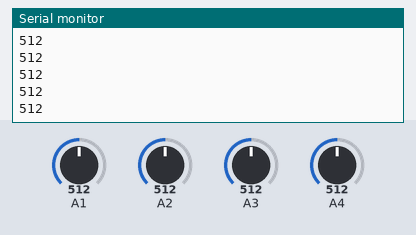
A sketch run on a simulated Arduino Uno, built with avr-gcc and run on an emulated ATmega328P. On the bench: the last lines printed to the serial monitor. The inputs (shaded band) are chosen by the test bench; at power-on: A1 = 512, A4 = 512, A2 = 512, A3 = 512.

Above: at 1.2 s.
1.3 s: A1 set to 716
At 1.8 s:
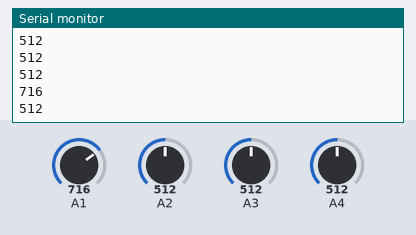
2.8 s: A4 set to 716
At 3.3 s:
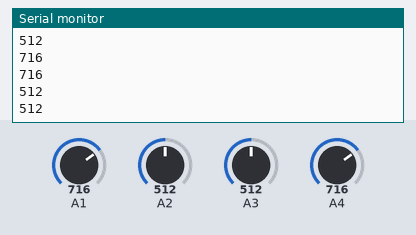
4.3 s: A2 set to 306
At 4.8 s:
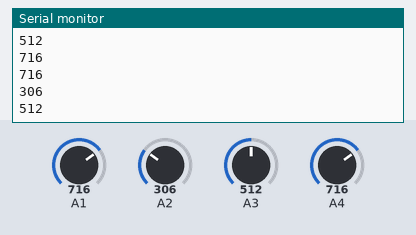
5.8 s: A3 set to 992
At 6.3 s:
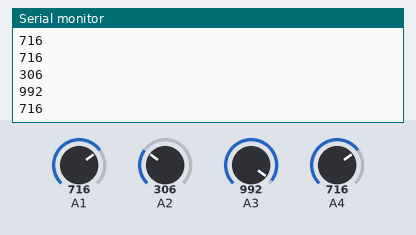
7.3 s: A2 set to 30
At 8.0 s:
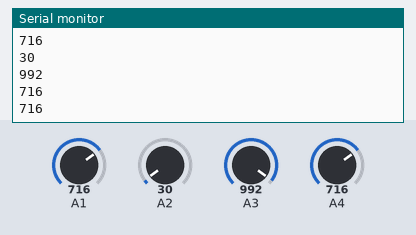
Timing chart, 0 to 9.8 s (numbered marks = the images above; inputs shaded):
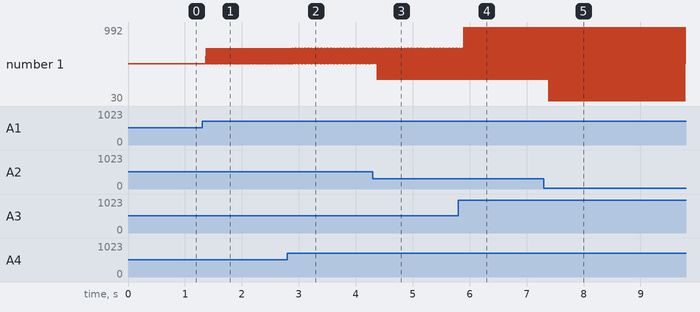

The sketch:

3B_massiv_16.ino
```cpp
int x[4] = {1, 2, 3, 4};
int y[4] = {0, 0, 0, 0};
void setup()
{
  Serial.begin(9600);
  for (int i = 0; i < 4; i++)
  {
    pinMode(x[i], INPUT);
  }
}
void loop()
{
  for (int q = 0; q < 4; q++)
  {
    y[q] = analogRead(x[q]);
  }
  for (int s = 0; s < 4; s++)
  {
    Serial.println(y[s]);
  }
}
```

Measured:
- after the input at 1.3 s, the serial monitor: prints a new line after 0.07 s (image 1)
- after the input at 4.3 s, the serial monitor: prints a new line after 0.07 s (image 3)
- after the input at 5.8 s, the serial monitor: prints a new line after 0.10 s (image 4)
- after the input at 7.3 s, the serial monitor: prints a new line after 0.09 s (image 5)
